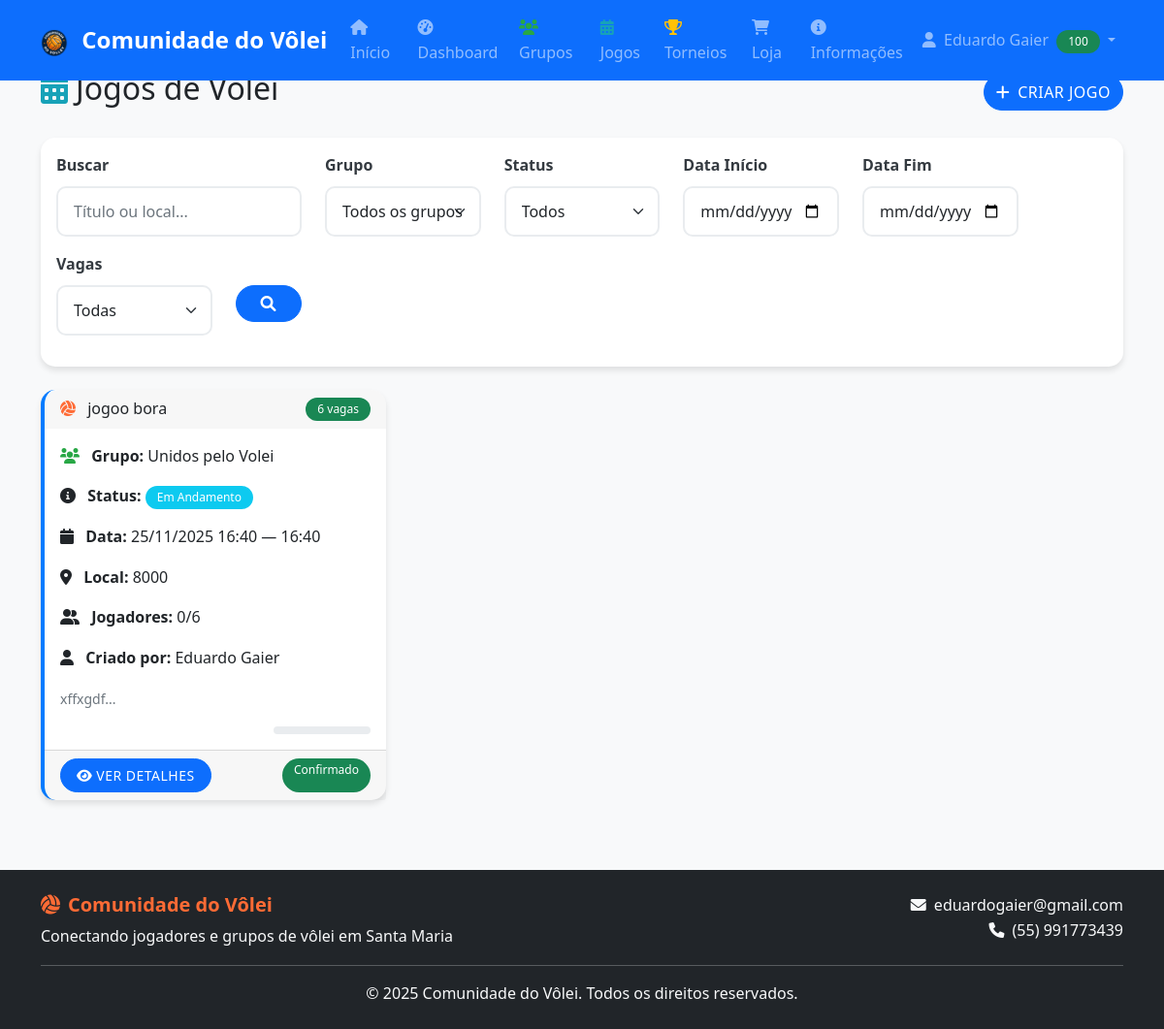
/jogos.php (signed in), run on an earlier commit of the app's database.
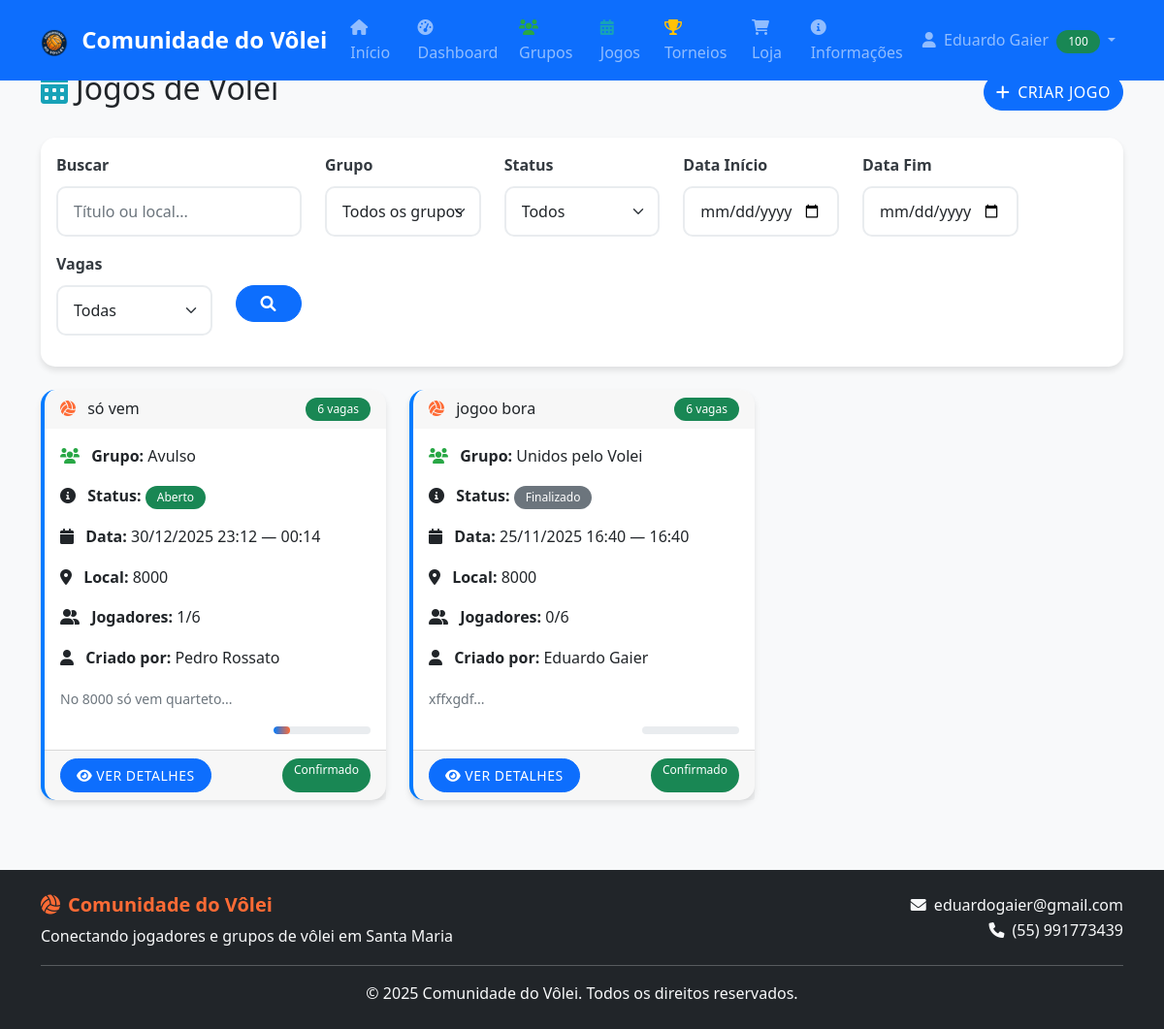
And on a later commit of the database.
### tables this page shows
CREATE TABLE `jogos` (
  `id` int(11) NOT NULL,
  `grupo_id` int(11) DEFAULT NULL,
  `titulo` varchar(100) NOT NULL,
  `descricao` text DEFAULT NULL,
  `data_jogo` datetime NOT NULL,
  `data_fim` datetime DEFAULT NULL,
  `local` varchar(200) NOT NULL,
  `max_jogadores` int(11) DEFAULT 12,
  `vagas_disponiveis` int(11) DEFAULT 12,
  `status` enum('Aberto','Fechado','Em Andamento','Finalizado') DEFAULT 'Aberto',
  `criado_por` int(11) NOT NULL,
  `data_criacao` timestamp NOT NULL DEFAULT current_timestamp(),
  `modalidade` enum('Volei','Volei Quadra','Volei Areia','Beach Tenis') DEFAULT NULL,
  `contato` text DEFAULT NULL
);

CREATE TABLE `grupos` (
  `id` int(11) NOT NULL,
  `nome` varchar(100) NOT NULL,
  `logo_id` int(11) DEFAULT NULL,
  `descricao` text DEFAULT NULL,
  `nivel` enum('Iniciante','Amador','Avançado','Profissional') DEFAULT NULL,
  `administrador_id` int(11) NOT NULL,
  `local_principal` varchar(200) DEFAULT NULL,
  `contato` text DEFAULT NULL,
  `ativo` tinyint(1) DEFAULT 1,
  `data_criacao` timestamp NOT NULL DEFAULT current_timestamp(),
  `modalidade` enum('Vôlei','Vôlei Quadra','Vôlei Areia','Beach Tênis') DEFAULT NULL
);

CREATE TABLE `usuarios` (
  `id` int(11) NOT NULL,
  `nome` varchar(100) NOT NULL,
  `usuario` varchar(50) NOT NULL,
  `cpf` varchar(14) DEFAULT NULL,
  `telefone` varchar(15) DEFAULT NULL,
  `email` varchar(100) NOT NULL,
  `senha` varchar(255) NOT NULL,
  `nivel` enum('Iniciante','Intermediário','Avançado','Profissional') NOT NULL,
  `genero` enum('Masculino','Feminino') NOT NULL DEFAULT 'Masculino',
  `disponibilidade` text DEFAULT NULL,
  `data_aniversario` date DEFAULT NULL,
  `reputacao` int(11) DEFAULT 0,
  `foto_perfil` varchar(255) DEFAULT NULL,
  `data_cadastro` timestamp NOT NULL DEFAULT current_timestamp(),
  `ativo` tinyint(1) DEFAULT 1,
  `is_premium` tinyint(1) DEFAULT 0,
  `premium_ativado_em` timestamp NULL DEFAULT NULL,
  `premium_expira_em` timestamp NULL DEFAULT NULL,
  `ultimo_pagamento` timestamp NULL DEFAULT NULL,
  `is_admin` tinyint(1) DEFAULT 0
);

### includes/db_connect.php (called while the page is built, shortened)
<?php
function executeQuery($pdo, $sql, $params = []) {
    try {
        $stmt = $pdo->prepare($sql);
        $stmt->execute($params);
        return $stmt;
    } catch(PDOException $e) {
        error_log("Erro na query: " . $e->getMessage());
        return false;
    }
}
?>

### includes/functions.php (called while the page is built, shortened)
<?php
function isJogoConfirmado($pdo, $jogo_id, $usuario_id) {
    $sql = "SELECT status FROM confirmacoes_presenca WHERE jogo_id = ? AND usuario_id = ?";
    $stmt = executeQuery($pdo, $sql, [$jogo_id, $usuario_id]);
    $result = $stmt ? $stmt->fetch() : false;
    return $result && $result['status'] === 'Confirmado';
}
function formatarData($data, $formato = 'd/m/Y H:i') {
    return date($formato, strtotime($data));
}
function formatarPeriodoJogo($inicio, $fim = null) {
    $inicioFmt = formatarData($inicio);
    $horaFim = date('H:i', strtotime($fim));
    return $inicioFmt.' — '.$horaFim;
}
?>

### jogos.php (the view, shortened to what the changed rows need)
<?php
require_once 'includes/db_connect.php';
require_once 'includes/functions.php';
$sql = "SELECT j.*, g.nome as grupo_nome, g.local_principal, u.nome as criado_por_nome,
               COUNT(cp.id) as total_confirmacoes,
               SUM(CASE WHEN cp.status = 'Confirmado' THEN 1 ELSE 0 END) as confirmados
        FROM jogos j
        LEFT JOIN grupos g ON j.grupo_id = g.id
        LEFT JOIN usuarios u ON j.criado_por = u.id
        LEFT JOIN confirmacoes_presenca cp ON j.id = cp.jogo_id
        GROUP BY j.id
        ORDER BY j.data_jogo DESC";
$stmt = executeQuery($pdo, $sql);
$jogos = $stmt ? $stmt->fetchAll() : [];
include 'includes/header.php';
?>
<div class="row">
    <div class="col-12">
        <div class="d-flex justify-content-between align-items-center mb-4">
            <h2>
                <i class="fas fa-calendar-alt me-2"></i>Jogos de Vôlei
            </h2>
        </div>
    </div>
</div>
<div class="row">
    <div class="col-12">
        <?php if (empty($jogos)): ?>
            <div class="text-center py-5">
                <i class="fas fa-calendar-times fa-4x text-muted mb-3"></i>
                <h5 class="text-muted">Nenhum jogo encontrado</h5>
                <p class="text-muted">Seja o primeiro a criar um jogo!</p>
                <button class="btn btn-primary" data-bs-toggle="modal" data-bs-target="#criarJogoModal">
                    <i class="fas fa-plus me-2"></i>Criar Primeiro Jogo
                </button>
            </div>
        <?php else: ?>
            <div class="row" id="jogos-container">
                <?php foreach ($jogos as $jogo): ?>
                    <div class="col-md-6 col-lg-4 mb-4">
                        <div class="card h-100 jogo-card">
                            <div class="card-header d-flex justify-content-between align-items-center">
                                <h6 class="mb-0">
                                    <i class="fas fa-volleyball-ball me-2"></i>
                                    <?php echo htmlspecialchars($jogo['titulo']); ?>
                                </h6>
                                <span class="badge bg-<?php echo $jogo['vagas_disponiveis'] > 0 ? 'success' : 'danger'; ?>">
                                    <?php echo $jogo['vagas_disponiveis']; ?> vagas
                                </span>
                            </div>
                            <div class="card-body">
                                <p class="card-text">
                                    <i class="fas fa-users me-2"></i>
                                    <strong>Grupo:</strong> <?php echo htmlspecialchars(empty($jogo['grupo_id']) ? 'Avulso' : ($jogo['grupo_nome'] ?? 'Avulso')); ?>
                                </p>
                                <p class="card-text">
                                    <i class="fas fa-info-circle me-2"></i>
                                    <strong>Status:</strong> <span class="badge bg-<?php echo $jogo['status']==='Aberto'?'success':($jogo['status']==='Em Andamento'?'info':($jogo['status']==='Fechado'?'warning text-dark':'secondary')); ?>"><?php echo htmlspecialchars($jogo['status']); ?></span>
                                </p>
                                <p class="card-text">
                                    <i class="fas fa-calendar me-2"></i>
                                    <strong>Data:</strong> <?php echo formatarPeriodoJogo($jogo['data_jogo'], $jogo['data_fim'] ?? null); ?>
                                </p>
                                <p class="card-text">
                                    <i class="fas fa-map-marker-alt me-2"></i>
                                    <strong>Local:</strong> <?php echo htmlspecialchars($jogo['local']); ?>
                                </p>
                                <?php
                                    $confirmadosSemCriador = max(0, (int)$jogo['confirmados'] - 1);
                                ?>
                                <p class="card-text">
                                    <i class="fas fa-user-friends me-2"></i>
                                    <strong>Jogadores:</strong> <?php echo $confirmadosSemCriador; ?>/<?php echo $jogo['max_jogadores']; ?>
                                </p>
                                <p class="card-text">
                                    <i class="fas fa-user me-2"></i>
                                    <strong>Criado por:</strong> <?php echo htmlspecialchars($jogo['criado_por_nome']); ?>
                                </p>
                                <?php if ($jogo['descricao']): ?>
                                    <p class="card-text">
                                        <small class="text-muted"><?php echo htmlspecialchars(substr($jogo['descricao'], 0, 100)); ?>...</small>
                                    </p>
                                <?php endif; ?>
                                <div class="d-flex justify-content-end align-items-center">
                                    <div class="progress" style="width: 100px; height: 8px;">
                                        <div class="progress-bar" role="progressbar"
                                             style="width: <?php echo ($jogo['max_jogadores'] > 0 ? ($confirmadosSemCriador / $jogo['max_jogadores']) * 100 : 0); ?>%"></div>
                                    </div>
                                </div>
                            </div>
                            <div class="card-footer">
                                <div class="d-flex justify-content-between">
                                    <a href="jogo.php?id=<?php echo $jogo['id']; ?>" class="btn btn-primary btn-sm">
                                        <i class="fas fa-eye me-1"></i>Ver Detalhes
                                    </a>
                                    <?php
                                    $confirmacao = isJogoConfirmado($pdo, $jogo['id'], $_SESSION['user_id']);
                                    ?>
                                    <?php
                                    $pendente = isJogoPendente($pdo, $jogo['id'], $_SESSION['user_id']);
                                    ?>
                                    <?php if ($confirmacao): ?>
                                        <span class="badge bg-success">Confirmado</span>
                                    <?php elseif ($pendente): ?>
                                        <span class="badge bg-warning text-dark">Pendente</span>
                                    <?php else: ?>
                                        <button class="btn btn-success btn-sm" onclick="pedirEntrada(<?php echo $jogo['id']; ?>)">
                                            <i class="fas fa-user-plus me-1"></i>Pedir Entrada
                                        </button>
                                    <?php endif; ?>
                                </div>
                            </div>
                        </div>
                    </div>
                <?php endforeach; ?>
            </div>
        <?php endif; ?>
    </div>
</div>
<?php include 'includes/footer.php'; ?>

What changed in the data, as far as the page shows it:
added jogos: titulo "só vem", vagas_disponiveis "6", grupo "Avulso", status "Aberto", data_jogo+data_fim "30/12/2025 23:12 — 00:14", local "8000", confirmadosSemCriador "1", max_jogadores "6", criado_por.nome "Pedro Rossato", descricao "No 8000 só vem quarteto", shows "Confirmado"
changed jogos "jogoo bora": status "Em Andamento" → "Finalizado"
